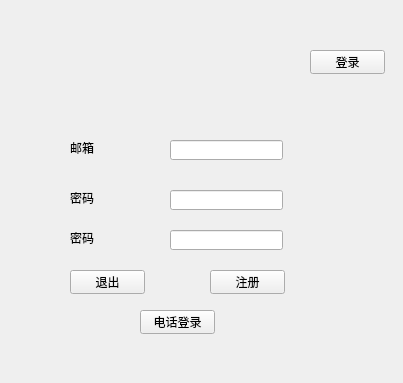
<?xml version="1.0" encoding="UTF-8"?>
<ui version="4.0">
 <class>Widget_Register_Mail</class>
 <widget class="QWidget" name="Widget_Register_Mail">
  <property name="geometry">
   <rect>
    <x>0</x>
    <y>0</y>
    <width>403</width>
    <height>383</height>
   </rect>
  </property>
  <property name="windowTitle">
   <string>Form</string>
  </property>
  <widget class="QPushButton" name="pushButton_Quit">
   <property name="geometry">
    <rect>
     <x>70</x>
     <y>270</y>
     <width>75</width>
     <height>24</height>
    </rect>
   </property>
   <property name="text">
    <string>退出</string>
   </property>
  </widget>
  <widget class="QLabel" name="label_Passwd">
   <property name="geometry">
    <rect>
     <x>70</x>
     <y>190</y>
     <width>55</width>
     <height>16</height>
    </rect>
   </property>
   <property name="text">
    <string>密码</string>
   </property>
  </widget>
  <widget class="QPushButton" name="pushButton_LogIn">
   <property name="geometry">
    <rect>
     <x>310</x>
     <y>50</y>
     <width>75</width>
     <height>24</height>
    </rect>
   </property>
   <property name="text">
    <string>登录</string>
   </property>
  </widget>
  <widget class="QLabel" name="label_Mail">
   <property name="geometry">
    <rect>
     <x>70</x>
     <y>140</y>
     <width>55</width>
     <height>16</height>
    </rect>
   </property>
   <property name="text">
    <string>邮箱</string>
   </property>
  </widget>
  <widget class="QPushButton" name="pushButton_phoneLogIn">
   <property name="geometry">
    <rect>
     <x>140</x>
     <y>310</y>
     <width>75</width>
     <height>24</height>
    </rect>
   </property>
   <property name="text">
    <string>电话登录</string>
   </property>
  </widget>
  <widget class="QPushButton" name="pushButton_Register">
   <property name="geometry">
    <rect>
     <x>210</x>
     <y>270</y>
     <width>75</width>
     <height>24</height>
    </rect>
   </property>
   <property name="text">
    <string>注册</string>
   </property>
  </widget>
  <widget class="QLineEdit" name="lineEdit_Mail">
   <property name="geometry">
    <rect>
     <x>170</x>
     <y>140</y>
     <width>113</width>
     <height>20</height>
    </rect>
   </property>
  </widget>
  <widget class="QLineEdit" name="lineEdit_Passwd">
   <property name="geometry">
    <rect>
     <x>170</x>
     <y>190</y>
     <width>113</width>
     <height>20</height>
    </rect>
   </property>
  </widget>
  <widget class="QLineEdit" name="lineEdit_Passwd_Confirm">
   <property name="geometry">
    <rect>
     <x>170</x>
     <y>230</y>
     <width>113</width>
     <height>20</height>
    </rect>
   </property>
  </widget>
  <widget class="QLabel" name="label_Passwd_Confirm">
   <property name="geometry">
    <rect>
     <x>70</x>
     <y>230</y>
     <width>55</width>
     <height>16</height>
    </rect>
   </property>
   <property name="text">
    <string>密码</string>
   </property>
  </widget>
 </widget>
 <resources/>
 <connections/>
</ui>
